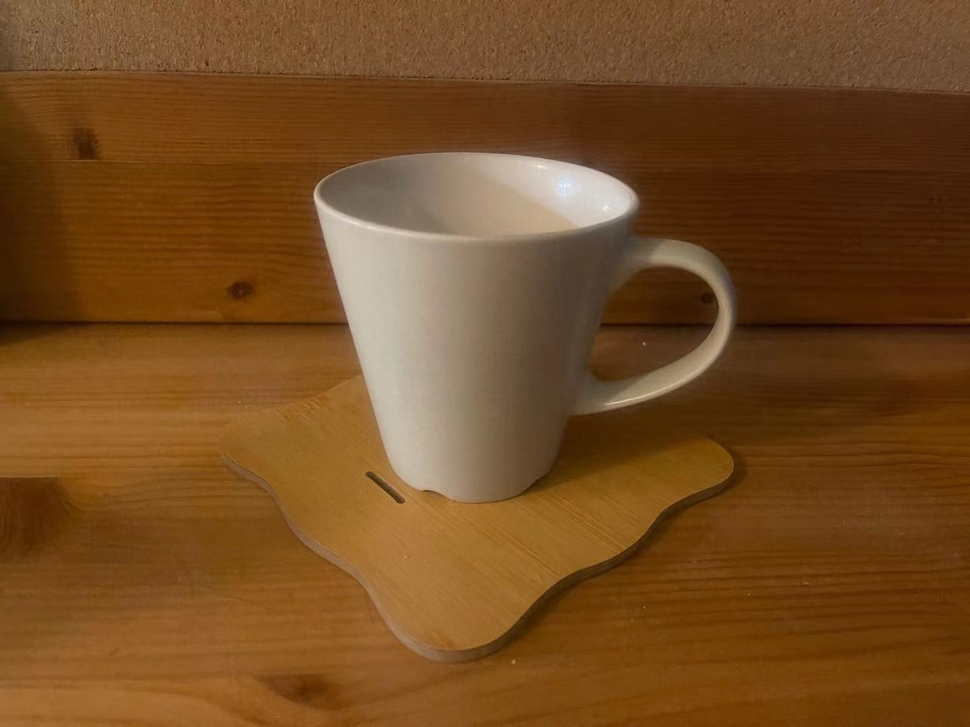
#> input picture Assignment/A3/assignment3/Q3/4.jpeg, 970 x 727 px, shrunk from 1440 x 1080 before the run, found by its file name
$ jupyter execute assignment3.ipynb   (older library calls are emulated)
#> lines starting #> are read from the running program, lines starting #| are printed output that depends on the picture
[cell 1]
import numpy as np
import matplotlib.pyplot as plt
import cv2
import math
from PIL import Image
from scipy.ndimage import *

[cell 2]
def get_Sobel_filter():
    """
    get two sobel filter as required
    """
    Ax = np.array([
        [-1, 0, 1],
        [-2, 0, 2],
        [-1, 0, 1]])
    Ay = np.array([
        [-1, -2, -1],
        [0, 0, 0],
        [1, 2, 1]])
    return Ax , Ay

def convolution(img, filter):
    """
    write convolution between image and sobel filter
    """

    # prepare filter for convolution
    filter = np.flip(filter, 0)
    filter = np.flip(filter, 1)

    filter_size = filter.shape[0]
    h,w = img.shape

    # expand the image by padding size
    padding = filter_size // 2
    expand_img = np.zeros((h + padding * 2, w + padding * 2))
    # leave the padding entry be 0, the center be the original image
    expand_img[padding:-padding, padding:-padding] = img


    # do convolution
    result = np.zeros(img.shape)
    for i in range(h):
        for j in range(w):
            result[i,j]= (filter * expand_img[i:i+filter_size, j:j+filter_size]).sum()

    return result

[cell 3]
def getGradient(img, thres):
    """
    get the magnitude of the derivatives
    """
    gradient = np.zeros(img.shape)
    direction = np.zeros(img.shape)

    # [5 lines of commented-out code are left out]

    grad_x = cv2.Sobel(img, cv2.CV_64F,1,0,ksize = 5)
    grad_y = cv2.Sobel(img, cv2.CV_64F,0,1,ksize = 5)

    for x in range(img.shape[0]):
        for y in range(img.shape[1]):
            gradient[x][y] = (grad_x[x][y] ** 2 + grad_y[x][y] ** 2) ** 0.5
            if gradient[x][y] < thres:
                gradient[x][y] = 0
            if grad_x[x][y] == 0:
                direction[x][y] = 90
            else:
                direction[x][y] = math.atan(grad_y[x][y] / grad_x[x][y]) * 180 / math.pi
            if direction[x][y] < -15:
                direction[x][y] += 180
    return gradient, direction

[cell 4]
def set_cellgrid(img, tao):
    m, n = img.shape[0] // tao, img.shape[1] // tao
    return m, n

def HOG(img, thres, tao):
    m, n = set_cellgrid(img, tao)
    gradient, direction = getGradient(img, thres)

    magnitude_hist = np.zeros((m,n,6))
    occur_hist = np.zeros((m,n,6))

    bins = [(-15, 15), (15,45), (45, 75), (75, 105), (105, 135), (135,165)]

    for i_index in range(m*tao):
        for j_index in range(n*tao):
            i = i_index // tao
            j = j_index // tao
            if -15 <= direction[i_index][j_index] and direction[i_index][j_index] < 15:
                magnitude_hist[i][j][0] += gradient[i_index][j_index]
                occur_hist[i][j][0] += 1
            elif 15 <= direction[i_index][j_index] and direction[i_index][j_index] < 45:
                magnitude_hist[i][j][1] += gradient[i_index][j_index]
                occur_hist[i][j][1] += 1
            elif 45 <= direction[i_index][j_index] and direction[i_index][j_index] < 75:
                magnitude_hist[i][j][2] += gradient[i_index][j_index]
                occur_hist[i][j][2] += 1
            elif 75 <= direction[i_index][j_index] and direction[i_index][j_index] < 105:
                magnitude_hist[i][j][3] += gradient[i_index][j_index]
                occur_hist[i][j][3] += 1
            elif 105 <= direction[i_index][j_index] and direction[i_index][j_index] < 135:
                magnitude_hist[i][j][4] += gradient[i_index][j_index]
                occur_hist[i][j][4] += 1
            elif 135 <= direction[i_index][j_index] and direction[i_index][j_index] < 165:
                magnitude_hist[i][j][5] += gradient[i_index][j_index]
                occur_hist[i][j][5] += 1

    return magnitude_hist, occur_hist

[cell 5]
def plot_hist(img, choice, tao):
    m,n = set_cellgrid(img, tao)

    img = img.astype('float') / 255.0
    plt.imshow(img, cmap='gray', vmin=0, vmax=1)

    x_grid = np.r_[int(tao / 2) : tao * n -1: tao]
    y_grid = np.r_[int(tao /2) : tao * m -  1: tao]

    meshX, meshY = np.meshgrid(x_grid, y_grid)
    for i in range(6):
        plt.quiver(meshX, meshY, np.sin(i * np.pi/6)*choice[:,:,i], np.cos(i * np.pi/6)*choice[:,:,i],  pivot='middle',color="red")
    plt.show()

[cell 6]
def Normalize(img, tao, file_path, hist, e = 0.001):
    m,n = set_cellgrid(img, tao)
    descriptor = np.zeros((m-1,n-1,24))
    for i in range(m-1):
        for j in range(n-1):
            sum_h = 0
            for k in range(6):
                sum_h += hist[i][j][k] ** 2 + hist[i+1][j][k] ** 2+ hist[i][j+1][k] ** 2 + hist[i+1][j+1][k] ** 2
                descriptor[i][j][k] = hist[i][j][k]
                descriptor[i][j][k+6] = hist[i+1][j][k]
                descriptor[i][j][k+12] = hist[i][j+1][k]
                descriptor[i][j][k+18] = hist[i+1][j+1][k]
            for k in range(24):
                descriptor[i][j][k] = descriptor[i][j][k] / math.sqrt(sum_h + e*e)
    write_txt(file_path, descriptor)
    return descriptor

def write_txt(file_path, descriptor):
    f = open(file_path, "w")
    m,n,p = descriptor.shape
    for i in range(m):
        for j in range(n):
            for k in range(p):
                f.write(str(descriptor[i][j][k]) + "  ")
            f.write("\n")
    f.close()

[cell 7]
def transfer_Norm(hist):
    m, n= hist.shape[0]+1, hist.shape[1]+1
    hist1 = hist[:,:,:6]
    hist2 = hist[:,:,6:12]
    hist3 = hist[:,:,12:18]
    hist4 = hist[:,:,18:24]

    result = np.zeros((m,n,6))

    result[1:m-1, 1:n-1, :] = (hist1[1:, 1:,:] + hist2[:m-2, 1:, :] + hist3[1:, :n-2,:] + hist4[:m-2, :n-2,:])/4
    result[0,0,:], result[0,n-1,:], result[m-1,0,:], result[m-1,n-1,:] = hist1[0,0,:], hist2[0,n-2,:], hist3[m-2,0,:], hist4[m-2,n-2,:]
    result[0,1:n-1, :] = (hist1[0, 1:,:] + hist2[0,:n-2,:])/2
    result[m-1,1:n-1, :] = (hist3[m-2, 1:,:] + hist4[m-2,:n-2,:])/2
    result[1:m-1,0, :] = (hist1[1:, 0,:] + hist3[:m-2,0,:])/2
    result[1:m-1,n-1,:] = (hist2[1:, n-2,:] + hist4[:m-2,n-2,:])/2

    return result

[cell 8]
threshold = 10
tao = 40
file_path = "4.txt"

img = cv2.imread("Q3/4.jpeg")
#> img is the input picture: shape (727, 970, 3); mean B, G, R 33.9, 75.3, 116.1
img = cv2.cvtColor(img, cv2.COLOR_BGR2GRAY)
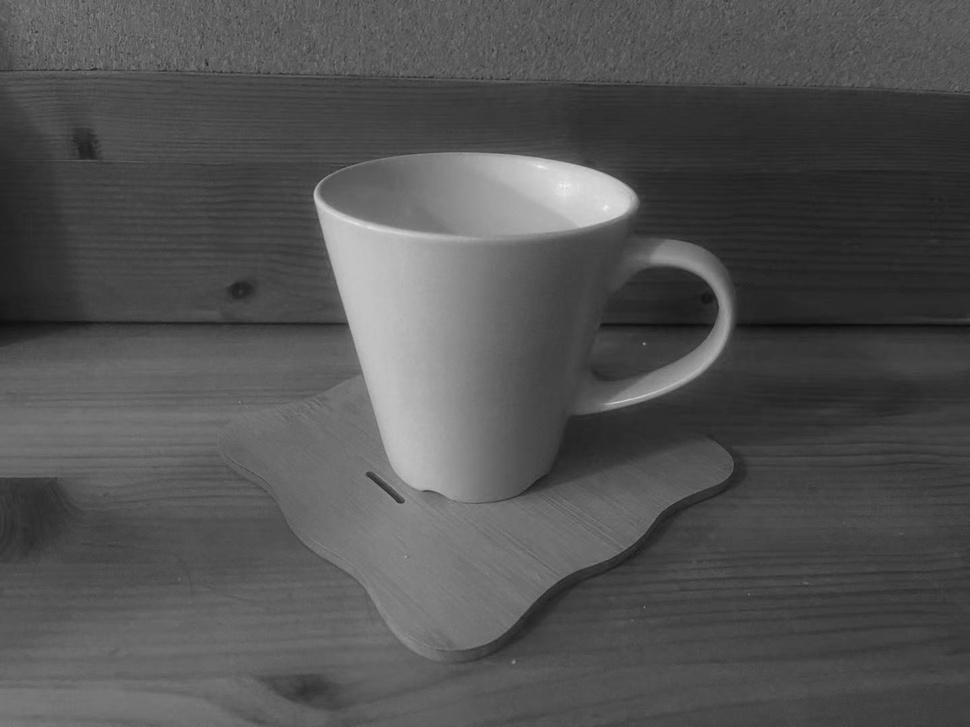
#> img: shape (727, 970); min 9, max 245, mean 82.8

magnitude_hist, occur_hist = HOG(img, threshold, tao)
#> in HOG, `m, n = set_cellgrid(img, tao)`: m = 18; n = 24
#> in getGradient, `grad_x = cv2.Sobel(img, cv2.CV_64F,1,0,ksize = 5)`:
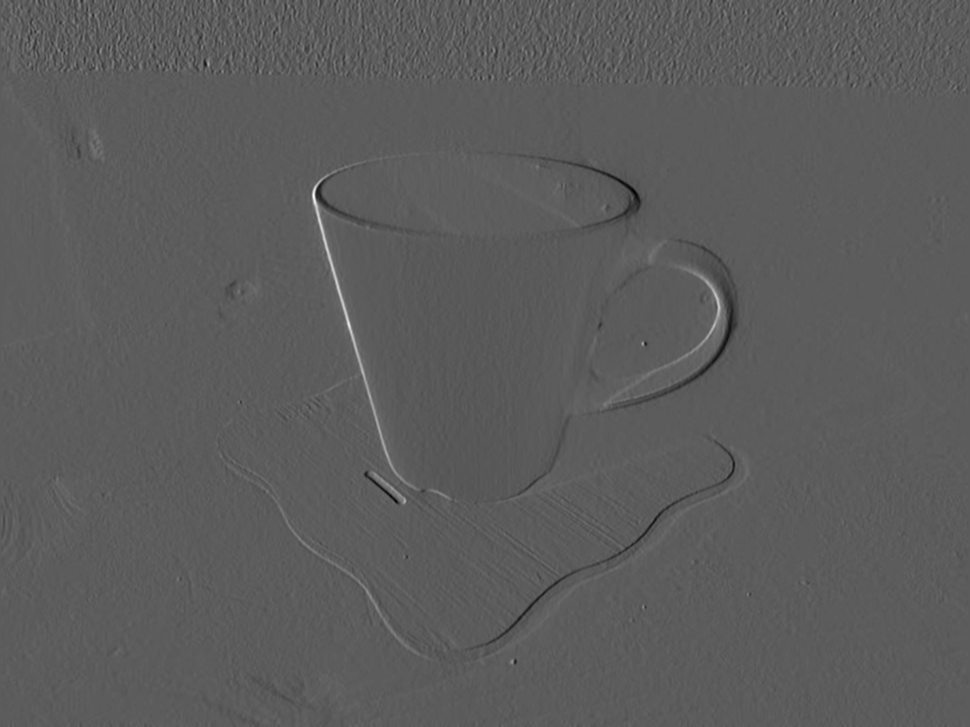
#> grad_x: shape (727, 970) float64; min -3081, max 5423, mean -1.6; drawn with min black and max white
#> in getGradient, `grad_y = cv2.Sobel(img, cv2.CV_64F,0,1,ksize = 5)`:
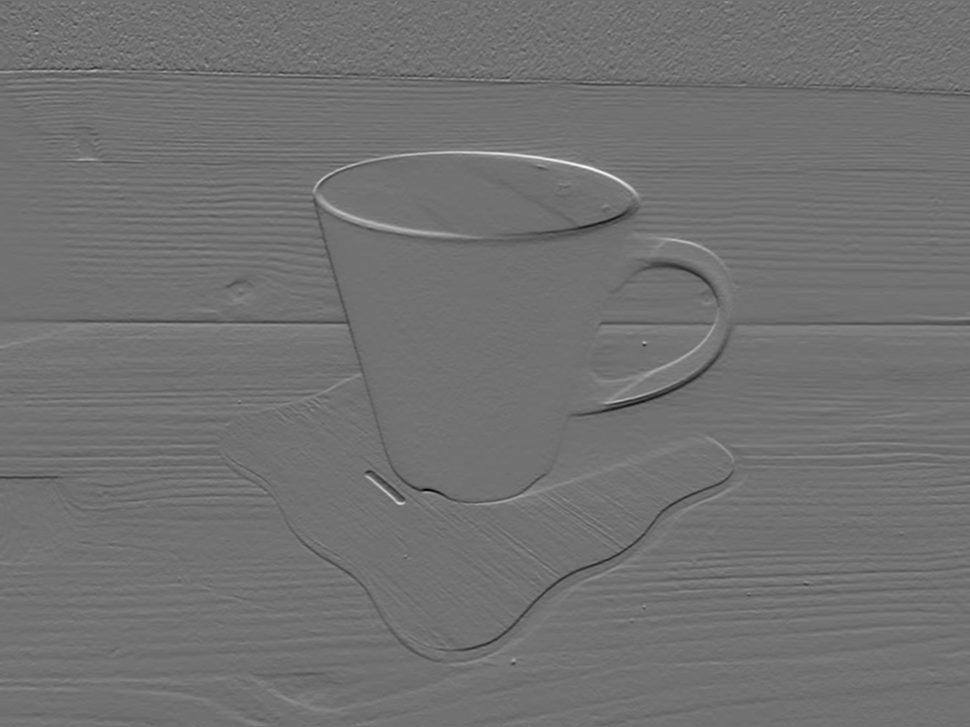
#> grad_y: shape (727, 970) float64; min -4179, max 5195, mean -1.2; drawn with min black and max white
#> after the loop in getGradient, `for x in range(img.shape[0]):`:
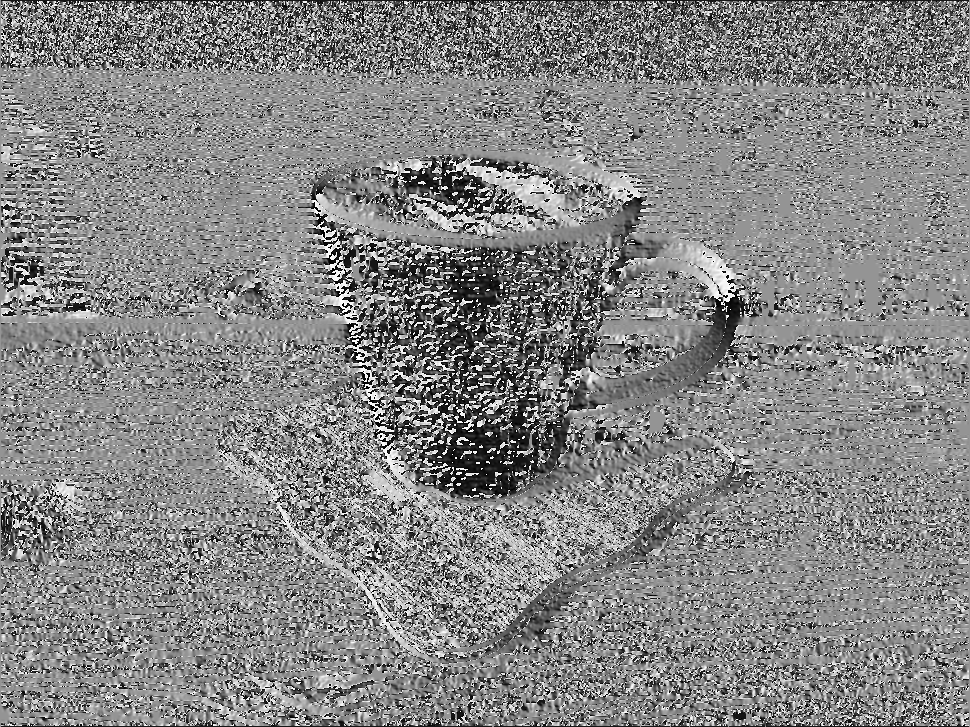
#> direction: shape (727, 970) float64; min -15, max 165, mean 79.2; drawn with min black and max white
#> after the loop in getGradient, `for x in range(img.shape[0]):`:
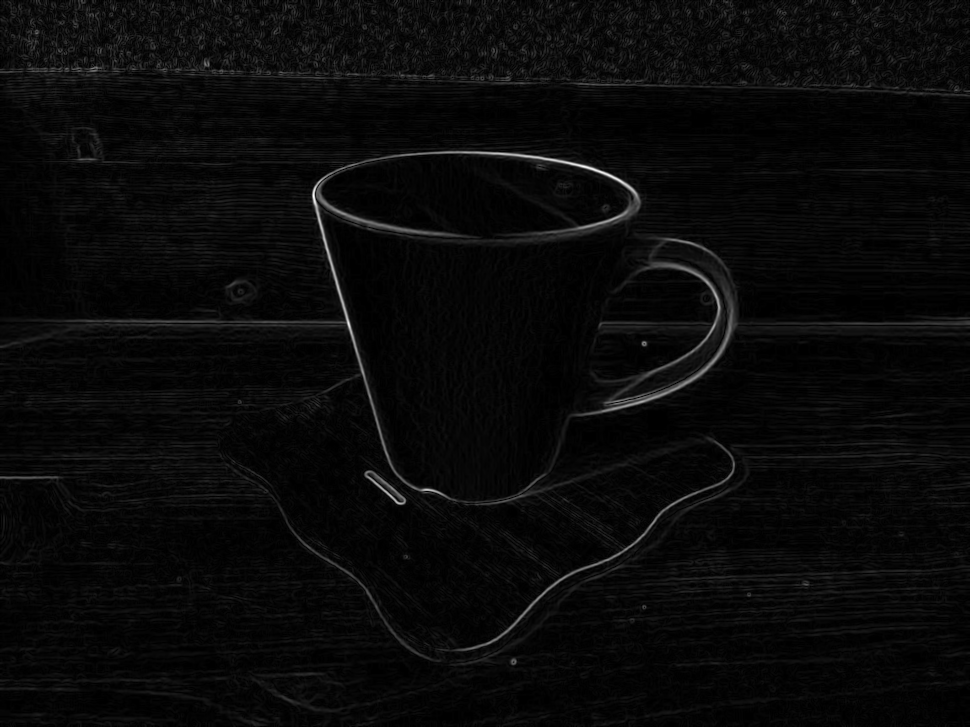
#> gradient: shape (727, 970) float64; min 0, max 5427, mean 208.2; drawn with min black and max white

choice = magnitude_hist
plot_hist(img, choice, tao)
#> in plot_hist, `m,n = set_cellgrid(img, tao)`: m = 18; n = 24
#> in plot_hist, `x_grid = np.r_[int(tao / 2) : tao * n -1: tao]`: x_grid = 24 values from 20 to 940
#> in plot_hist, `y_grid = np.r_[int(tao /2) : tao * m -  1: tao]`: y_grid = 18 values from 20 to 700
#> in plot_hist, `plt.show()`:
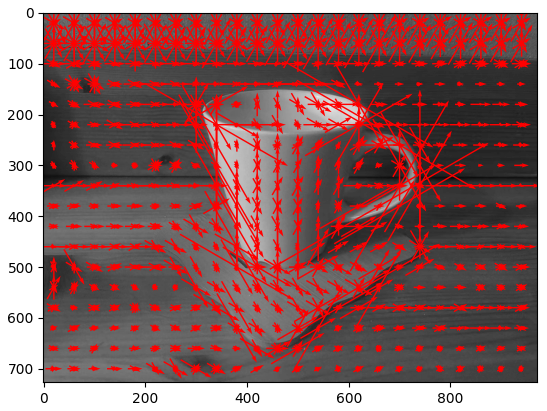
#> figure drawn by matplotlib, 1 panel

# choice = occur_hist
# plot_hist(img, choice, tao)

desciption = Normalize(img, tao, file_path, choice)
#> in Normalize, `m,n = set_cellgrid(img, tao)`: m = 18; n = 24
transform_hist = transfer_Norm(desciption)
plot_hist(img, transform_hist, tao)
#> call 2 of plot_hist, with choice = array of shape (18, 24, 6), tao = 40
#> in plot_hist (call 2), `plt.show()`:
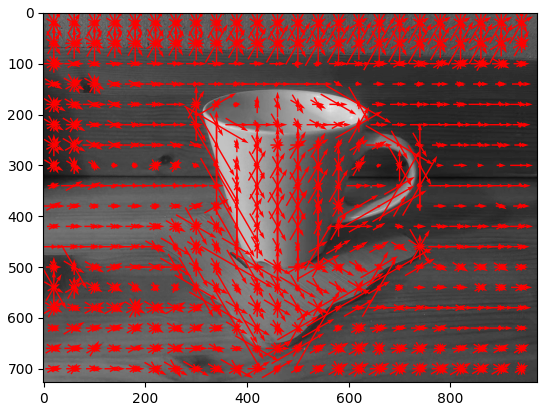
#> figure drawn by matplotlib, 1 panel

$ run again, with Assignment/A3/assignment3/Q3/5.jpeg copied over Assignment/A3/assignment3/Q3/4.jpeg
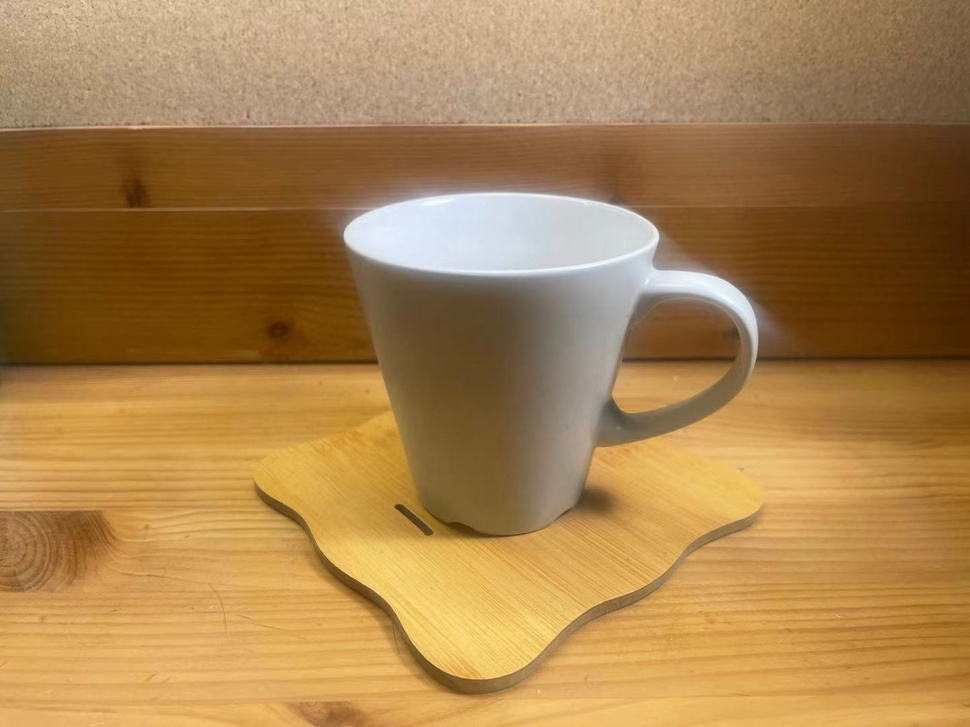
#> input picture Assignment/A3/assignment3/Q3/5.jpeg, 970 x 727 px, shrunk from 1440 x 1080 before the run, found by its file name
#> img is the input picture: shape (727, 970, 3); mean B, G, R 79.2, 131, 169.5
#> in HOG, `m, n = set_cellgrid(img, tao)`: m = 18; n = 24
#> after the loop in getGradient, `for x in range(img.shape[0]):`:
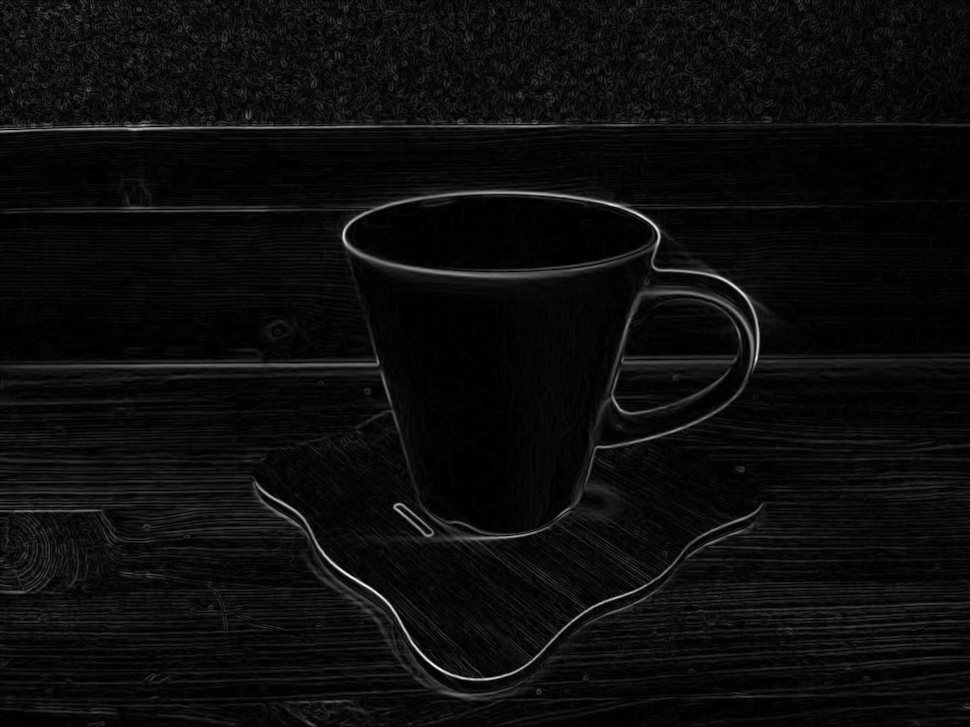
#> gradient: shape (727, 970) float64; min 0, max 5899.4, mean 300; drawn with min black and max white
#> in plot_hist, `m,n = set_cellgrid(img, tao)`: m = 18; n = 24
#> x_grid = 24 values from 20 to 940
#> y_grid = 18 values from 20 to 700
#> in Normalize, `m,n = set_cellgrid(img, tao)`: m = 18; n = 24
#> in plot_hist (call 2), `plt.show()`:
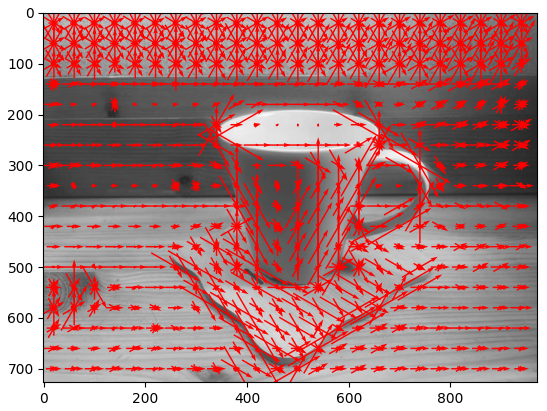
#> figure drawn by matplotlib, 1 panel

$ run again, with Assignment/A3/assignment3/Q3/3.jpg copied over Assignment/A3/assignment3/Q3/4.jpeg
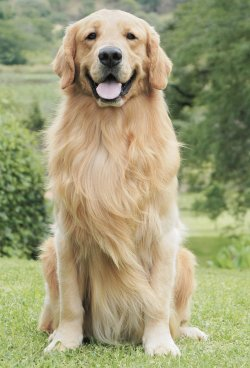
#> input picture Assignment/A3/assignment3/Q3/3.jpg, 250 x 368 px, found by its file name
#> img is the input picture: shape (368, 250, 3); mean B, G, R 119.9, 158.2, 160.1
#> in HOG, `m, n = set_cellgrid(img, tao)`: m = 9; n = 6
#> in plot_hist, `m,n = set_cellgrid(img, tao)`: m = 9; n = 6
#> x_grid = [20, 60, 100, 140, 180, 220]
#> y_grid = [20, 60, 100, 140, 180, 220, 260, 300, 340]
#> in Normalize, `m,n = set_cellgrid(img, tao)`: m = 9; n = 6
#> in plot_hist (call 2), `plt.show()`:
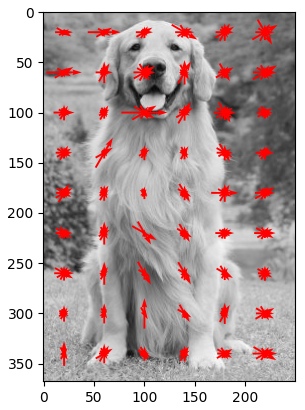
#> figure drawn by matplotlib, 1 panel
